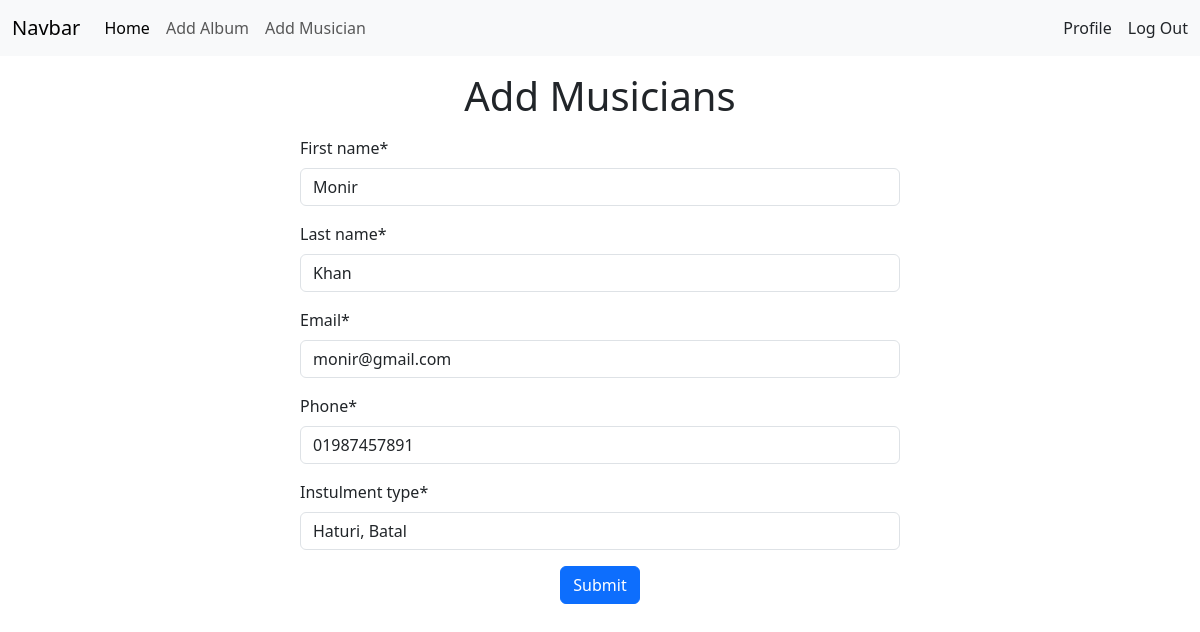
Page /musicians/edit/2 (signed in) on the committed database.
### musicians/models.py (models this page shows, shortened)
class Musician(models.Model):
    first_name = models.CharField(max_length=50)
    last_name = models.CharField(max_length=50)
    email = models.EmailField()
    phone = models.CharField(max_length=11)
    instulment_type = models.CharField(max_length=100)

### musicians/views.py (the view)
# urls.py: path('edit/<int:id>', views.EditMusicians.as_view(), name='edit_musicians'),
@method_decorator(login_required, name='dispatch')
class EditMusicians(UpdateView):
    model = Musician
    form_class = AddMusiciansForms
    template_name = 'add_musicians.html'
    success_url = reverse_lazy('homepage')
    pk_url_kwarg = 'id'

### musicians/forms.py
class AddMusiciansForms(forms.ModelForm):
    class Meta:
        model = Musician
        fields = '__all__'

### musicians/templates/add_musicians.html (shortened to what this page needs)
{% extends "base.html" %}
{% load crispy_forms_tags %}
{% block content %}
<h1 class="text-center my-3">
    Add Musicians
</h1>
<form action="" method="post" style="width: 50%; margin:auto">
    {{form|crispy}}
    <div class="text-center pb-5">
        <button class="btn btn-primary" type="submit">Submit</button>
    </div>
</form>
{% endblock content %}

### rows in the picture
Musician: first_name "Monir", last_name "Khan", email "monir@gmail.com", phone "01987457891", instulment_type "Haturi, Batal"
